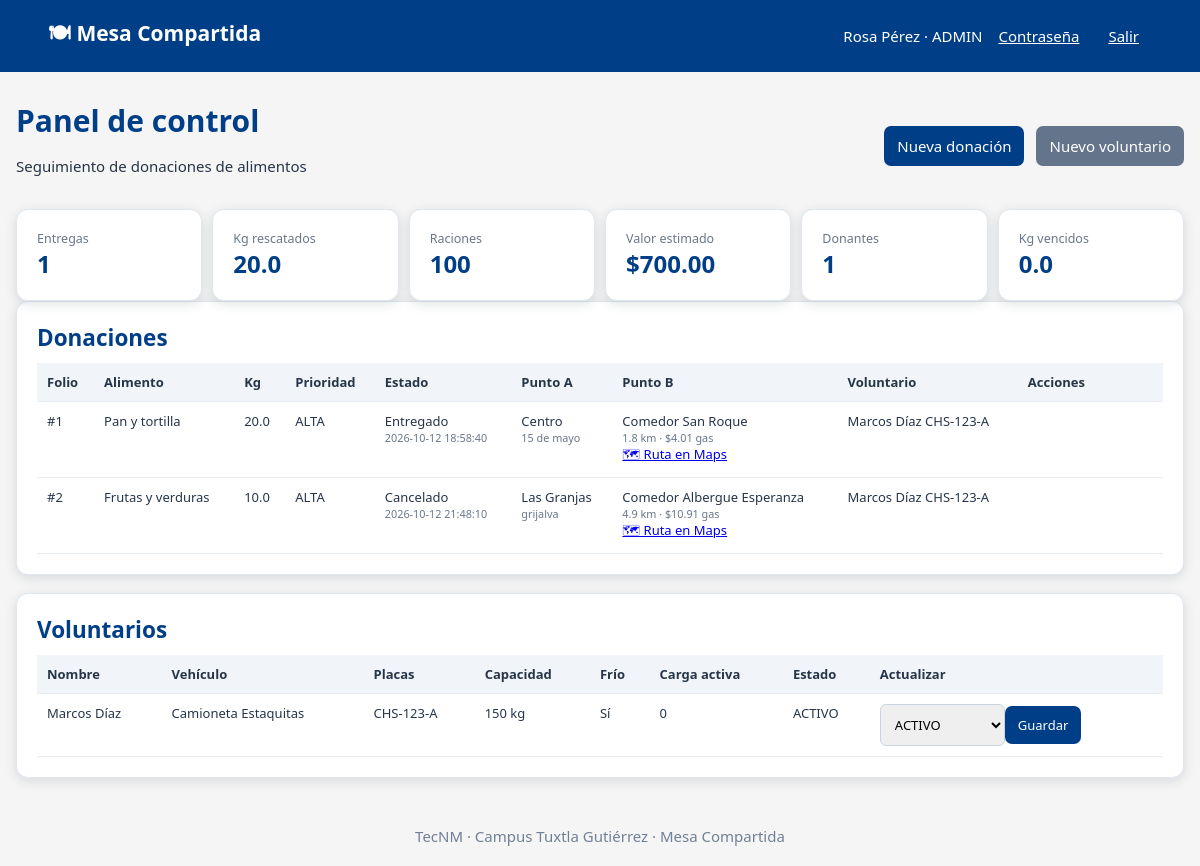
Page /panel (signed in) on the committed database.
### tables this page shows
CREATE TABLE usuarios (
    id INTEGER PRIMARY KEY AUTOINCREMENT,
    usuario TEXT NOT NULL UNIQUE,
    nombre TEXT NOT NULL,
    telefono TEXT,
    rol TEXT NOT NULL CHECK (rol IN ('ADMIN','VOLUNTARIO','DONANTE')),
    password_hash TEXT NOT NULL,
    activo INTEGER NOT NULL DEFAULT 1,
    creado_en TEXT NOT NULL DEFAULT (datetime('now','localtime'))
);

CREATE TABLE donaciones (
    id INTEGER PRIMARY KEY AUTOINCREMENT,
    donante_id INTEGER NOT NULL REFERENCES usuarios(id),
    voluntario_id INTEGER REFERENCES voluntarios(id),
    alimento TEXT NOT NULL,
    cantidad_kg REAL NOT NULL CHECK (cantidad_kg > 0),
    requiere_frio INTEGER NOT NULL,
    horas_limite INTEGER NOT NULL,
    vence_en TEXT NOT NULL,
    prioridad TEXT NOT NULL CHECK (prioridad IN ('ALTA','NORMAL')),
    zona TEXT NOT NULL,
    direccion TEXT NOT NULL,
    observaciones TEXT,
    comedor TEXT NOT NULL,
    km_a_b REAL NOT NULL,
    km_b_c REAL NOT NULL,
    km_total REAL NOT NULL,
    raciones INTEGER NOT NULL,
    valor_estimado REAL NOT NULL,
    costo_traslado REAL NOT NULL,
    estado TEXT NOT NULL DEFAULT 'PENDIENTE'
        CHECK (estado IN ('PENDIENTE','ASIGNADO','EN_CAMINO','ENTREGADO','INCIDENTE','CANCELADO','VENCIDO')),
    creado_en TEXT NOT NULL DEFAULT (datetime('now','localtime'))
);

CREATE TABLE voluntarios (
    id INTEGER PRIMARY KEY AUTOINCREMENT,
    usuario_id INTEGER NOT NULL UNIQUE REFERENCES usuarios(id),
    vehiculo TEXT NOT NULL,
    placas TEXT NOT NULL UNIQUE,
    capacidad_kg INTEGER NOT NULL CHECK (capacidad_kg IN (50,150)),
    refrigerado INTEGER NOT NULL DEFAULT 0 CHECK (refrigerado IN (0,1)),
    estado TEXT NOT NULL DEFAULT 'ACTIVO' CHECK (estado IN ('ACTIVO','SUSPENDIDO','BAJA')),
    codigo_qr TEXT NOT NULL UNIQUE
);

### web/app.py (the view)
@app.get("/panel")
@login_required
def panel():
    u=user(); vs=[]; impact=None
    if u["rol"]=="ADMIN": ds=lg.todas_las_donaciones(); vs=lg.voluntarios_con_carga(); impact=lg.impacto()
    elif u["rol"]=="DONANTE": ds=lg.donaciones_de_donante(u["id"])
    else:
        v=lg.voluntario_de_usuario(u["id"]); ds=lg.donaciones_de_voluntario(v["id"]) if v else []
    return render_template("panel.html",ds=ds,vs=vs,impact=impact)

### app/db.py (called while the page is built)
def get_connection():
    cfg.DB_PATH.parent.mkdir(parents=True, exist_ok=True)
    conn = sqlite3.connect(cfg.DB_PATH, timeout=10)
    conn.row_factory = sqlite3.Row
    conn.execute("PRAGMA foreign_keys = ON")
    return conn

@contextmanager
def transaction():
    conn = get_connection()
    try:
        yield conn
        conn.commit()
    except Exception:
        conn.rollback()
        raise
    finally:
        conn.close()

def fetch_all(sql, params=()):
    conn = get_connection()
    try:
        return [dict(r) for r in conn.execute(sql, params).fetchall()]
    finally:
        conn.close()

def fetch_one(sql, params=()):
    rows = fetch_all(sql, params)
    return rows[0] if rows else None

def init_db():
    conn = get_connection()
    try:
        conn.executescript(cfg.SCHEMA_PATH.read_text(encoding="utf-8"))
        version = conn.execute("PRAGMA user_version").fetchone()[0]
        if version < cfg.SCHEMA_VERSION:
            conn.execute(f"PRAGMA user_version = {cfg.SCHEMA_VERSION}")
        hay = conn.execute("SELECT COUNT(*) FROM usuarios").fetchone()[0]
        if not hay:
            _datos_demo(conn)
        conn.commit()
    finally:
        conn.close()

### app/logica.py (called while the page is built)
def ahora():
    return datetime.now()

def marcar_vencidas():
    with db.transaction() as conn:
        cur = conn.execute("UPDATE donaciones SET estado='VENCIDO' WHERE estado='PENDIENTE' AND vence_en < ?",
                           (ahora().strftime(FMT),))
        return cur.rowcount

def voluntarios_con_carga():
    return db.fetch_all(
        "SELECT v.id, u.nombre, v.vehiculo, v.placas, v.capacidad_kg, v.refrigerado, v.estado, v.codigo_qr, "
        "(SELECT COUNT(*) FROM donaciones d WHERE d.voluntario_id=v.id AND d.estado IN "
        "('ASIGNADO','EN_CAMINO','INCIDENTE')) AS carga FROM voluntarios v JOIN usuarios u ON u.id=v.usuario_id "
        "ORDER BY u.nombre")

def todas_las_donaciones():
    marcar_vencidas()
    return db.fetch_all(_SEL + "ORDER BY (d.estado='PENDIENTE') DESC, (d.prioridad='ALTA') DESC, d.vence_en, d.id")

def impacto():
    r = db.fetch_one(
        "SELECT COUNT(*) AS entregas, COALESCE(SUM(cantidad_kg),0) AS kg, COALESCE(SUM(raciones),0) AS raciones, "
        "COALESCE(SUM(valor_estimado),0) AS valor, COUNT(DISTINCT donante_id) AS donantes "
        "FROM donaciones WHERE estado='ENTREGADO'")
    r["vencidas_kg"] = db.fetch_one(
        "SELECT COALESCE(SUM(cantidad_kg),0) AS k FROM donaciones WHERE estado='VENCIDO'")["k"]
    return r

### web/templates/panel.html (shortened to what this page needs)
{% extends 'base.html' %}{% block body %}<div class="heading"><div><h1>Panel de control</h1><p>Seguimiento de donaciones de alimentos</p></div>{% if me.rol in ['ADMIN','DONANTE'] %}<a class="btn" href="{{url_for('nueva')}}">Nueva donación</a>{% endif %}{% if me.rol=='ADMIN' %}<a class="btn alt" href="{{url_for('volunteer')}}">Nuevo voluntario</a>{% endif %}</div>{% if impact %}<div class="stats">{% for l,v in [('Entregas',impact.entregas),('Kg rescatados','%.1f'|format(impact.kg)),('Raciones',impact.raciones),('Valor estimado','$%.2f'|format(impact.valor)),('Donantes',impact.donantes),('Kg vencidos','%.1f'|format(impact.vencidas_kg))] %}<article class="card"><small>{{l}}</small><strong>{{v}}</strong></article>{% endfor %}</div>{% endif %}<section class="card"><h2>Donaciones</h2><div class="scroll"><table><tr><th>Folio</th><th>Alimento</th><th>Kg</th><th>Prioridad</th><th>Estado</th><th>Punto A</th><th>Punto B</th><th>Voluntario</th><th>Acciones</th></tr>{% for d in ds %}<tr><td>#{{d.id}}</td><td>{{d.alimento}}</td><td>{{d.cantidad_kg}}</td><td>{{d.prioridad}}</td><td>{{states[d.estado]}}<small>{{d.vence_en}}</small></td><td>{{d.zona}}<small>{{d.direccion}}</small></td><td>{{d.comedor}}<small>{{d.km_total}} km · ${{ "%.2f"|format(d.costo_traslado) }} gas</small><a target="_blank" rel="noopener" href="https://www.google.com/maps/dir/?api=1&origin={{ (d.direccion ~ ', ' ~ d.zona ~ ', Tuxtla Gutiérrez, Chis.')|urlencode }}&destination={{ (d.comedor ~ ', Tuxtla Gutiérrez, Chis.')|urlencode }}">🗺 Ruta en Maps</a></td><td>{{d.voluntario or 'Sin asignar'}} {{d.placas or ''}}</td><td class="actions"></td></tr>{% else %}<tr><td colspan="9">No hay donaciones para mostrar.</td></tr>{% endfor %}</table></div></section>{% if me.rol=='ADMIN' %}<section class="card"><h2>Voluntarios</h2><div class="scroll"><table><tr><th>Nombre</th><th>Vehículo</th><th>Placas</th><th>Capacidad</th><th>Frío</th><th>Carga activa</th><th>Estado</th><th>Actualizar</th></tr>{% for v in vs %}<tr><td>{{v.nombre}}</td><td>{{v.vehiculo}}</td><td>{{v.placas}}</td><td>{{v.capacidad_kg}} kg</td><td>{{'Sí' if v.refrigerado else 'No'}}</td><td>{{v.carga}}</td><td>{{v.estado}}</td><td><form method="post" action="{{url_for('volunteer_state',vid=v.id)}}"><select name="estado">{% for e in ['ACTIVO','SUSPENDIDO','BAJA'] %}<option {% if e==v.estado %}selected{% endif %}>{{e}}</option>{% endfor %}</select><button>Guardar</button></form></td></tr>{% endfor %}</table></div></section>{% endif %}{% endblock %}

### web/templates/base.html
<!doctype html><html lang="es"><head><meta charset="utf-8"><meta name="viewport" content="width=device-width,initial-scale=1"><title>Mesa Compartida</title><link rel="stylesheet" href="{{url_for('static',filename='style.css')}}"></head><body><header><a href="{{url_for('panel') if me else url_for('login')}}">🍽 Mesa Compartida</a>{% if me %}<nav>{{me.nombre}} · {{me.rol}} <a href="{{url_for('password')}}">Contraseña</a><form method="post" action="{{url_for('logout')}}"><button class="link">Salir</button></form></nav>{% endif %}</header><main>{% for cat,msg in get_flashed_messages(with_categories=true) %}<p class="flash {{cat}}">{{msg}}</p>{% endfor %}{% block body %}{% endblock %}</main><footer>TecNM · Campus Tuxtla Gutiérrez · Mesa Compartida</footer></body></html>

### web/static/style.css (style rules this page uses)
* { box-sizing:border-box }
body { margin:0;background:#f5f5f5;color:#263548;font:15px system-ui,Arial }
header { background:#003f87;color:white;padding:16px max(4%,calc((100% - 1200px)/2));display:flex;justify-content:space-between;gap:15px;align-items:center }
header>a { color:white;font-size:21px;font-weight:bold;text-decoration:none }
nav { display:flex;gap:16px;align-items:center }
nav a,.link { color:white }
nav form { margin:0 }
.link { background:none;border:0;text-decoration:underline;cursor:pointer }
main { max-width:1200px;margin:28px auto;padding:0 16px;min-height:75vh }
.card { background:white;border:1px solid #e1e7ef;border-radius:12px;padding:20px;margin-bottom:18px;box-shadow:0 3px 12px #1232 }
.heading { display:flex;gap:12px;align-items:center;flex-wrap:wrap;margin-bottom:18px }
.heading div { margin-right:auto }
h1,h2 { color:#003f87;margin:0 0 10px }
.btn,button { display:inline-block;border:0;border-radius:7px;background:#003f87;color:white;padding:10px 13px;text-decoration:none;cursor:pointer;font:inherit }
.alt { background:#64748b }
.stats { display:grid;grid-template-columns:repeat(auto-fit,minmax(140px,1fr));gap:10px }
.stats .card { margin:0 }
.stats small,.stats strong { display:block }
.stats small,.muted { color:#68778a }
.stats strong { font-size:24px;color:#003f87 }
.scroll { overflow:auto }
table { border-collapse:collapse;width:100%;font-size:13px }
td,th { text-align:left;vertical-align:top;padding:10px;border-bottom:1px solid #e8edf2 }
th { background:#f1f5f9 }
td small { display:block;color:#68778a }
.actions { min-width:130px }
input,select,textarea { padding:10px;border:1px solid #cbd5e1;border-radius:6px;font:inherit;max-width:100% }
footer { text-align:center;color:#718096;padding:20px }

### rows in the picture
usuarios: nombre "Rosa Pérez", rol "ADMIN"
donaciones: id "1", alimento "Pan y tortilla", cantidad_kg "20.0", prioridad "ALTA", estado "Entregado", vence_en "2026-10-12 18:58:40", zona "Centro", direccion "15 de mayo", comedor "Comedor San Roque", km_total "1.8", costo_traslado "4.01", nombre "Marcos Díaz", placas "CHS-123-A"
donaciones: id "2", alimento "Frutas y verduras", cantidad_kg "10.0", prioridad "ALTA", estado "Cancelado", vence_en "2026-10-12 21:48:10", zona "Las Granjas", direccion "grijalva", comedor "Comedor Albergue Esperanza", km_total "4.9", costo_traslado "10.91", nombre "Marcos Díaz", placas "CHS-123-A"
voluntarios: nombre "Marcos Díaz", vehiculo "Camioneta Estaquitas", placas "CHS-123-A", capacidad_kg "150", refrigerado "Sí", carga "0", estado "ACTIVO"

### other values in the picture
{{ l }} "Entregas" "Kg rescatados" "Raciones" "Valor estimado" "Donantes" "Kg vencidos"
{{ v }} "1" "20.0" "100" "$700.00" "1" "0.0"
